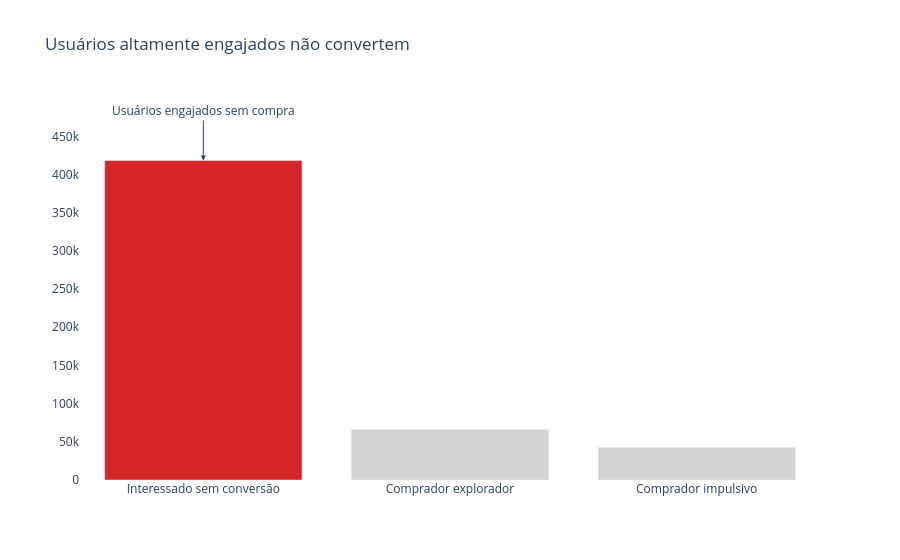

Notebook cell for this chart:
### Code cell
persona_counts = (
    user_behavior["persona"]
    .value_counts()
    .reset_index()
)

persona_counts.columns = ["persona", "count"]

persona_focus = persona_counts[
    persona_counts["persona"] != "Usuário casual"
]

fig = px.bar(
    persona_focus,
    x="persona",
    y="count",
    title="Usuários altamente engajados não convertem"
)

fig.update_traces(marker_color="lightgray")

fig.data[0].marker.color = [
    "#d62728" if x == "Interessado sem conversão" else "lightgray"
    for x in persona_focus["persona"]
]

fig.update_layout(
    showlegend=False,
    xaxis_title="",
    yaxis_title="",
    plot_bgcolor="white",
    paper_bgcolor="white"
)

fig.update_yaxes(showgrid=False)

fig.add_annotation(
    x="Interessado sem conversão",
    y=persona_focus.loc[
        persona_focus["persona"] == "Interessado sem conversão",
        "count"
    ].iloc[0],
    text="Usuários engajados sem compra",
    showarrow=True,
    arrowhead=2,
    ax=0,
    ay=-50
)

fig.show()

fig.write_image("../output/charts/personas.png")

### Figure 1 — Plotly figure (JSON) as saved in the notebook; plotly's stock layout.template omitted (floating-point values rounded to 4 significant figures)
{"data": [{"hovertemplate": "persona=%{x}<br>count=%{y}<extra></extra>", "legendgroup": "", "marker": {"color": ["#d62728", "lightgray", "lightgray"], "pattern": {"shape": ""}}, "name": "", "orientation": "v", "showlegend": false, "textposition": "auto", "type": "bar", "x": ["Interessado sem conversão", "Comprador explorador", "Comprador impulsivo"], "xaxis": "x", "y": [418451, 65985, 42607], "yaxis": "y"}], "layout": {"annotations": [{"arrowhead": 2, "ax": 0, "ay": -50, "showarrow": true, "text": "Usuários engajados sem compra", "x": "Interessado sem conversão", "y": 418451}], "barmode": "relative", "legend": {"tracegroupgap": 0}, "paper_bgcolor": "white", "plot_bgcolor": "white", "showlegend": false, "title": {"text": "Usuários altamente engajados não convertem"}, "xaxis": {"anchor": "y", "domain": [0, 1], "title": {"text": ""}}, "yaxis": {"anchor": "x", "domain": [0, 1], "showgrid": false, "title": {"text": ""}}}}
